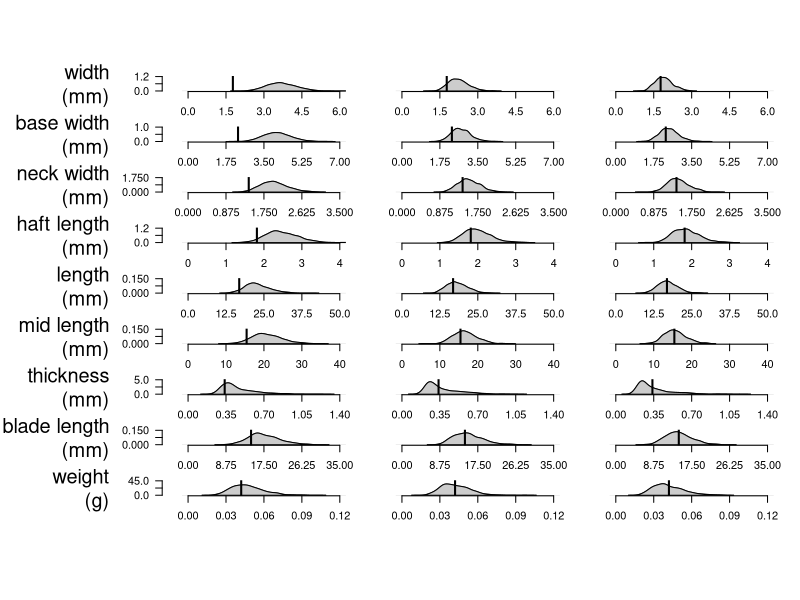

Write R code to recreate this figure.
## ---- chunk 1
knitr::opts_chunk$set(echo = TRUE)
## ---- chunk 2
data <- read.csv("Garvey_data.csv", skip = 6) # modified by BM
str(data)
## ---- chunk 3

# Plot and simulation parameters

#######################

D <- data.frame(data$wash_width, data$wash_basewidth,
                data$wash_neck, data$wash_haftlength,
                data$wash_length, data$wash_midlength, 
                data$wash_thick, data$wash_bladelength, 
                data$wash_weight)

# set counter to # variables (i.e., # figure rows)
count <- c(1:9)       

# set the attribute-specific n.measures
n.measures <- c(162, 157,
                249, 227,
                136, 136,
                259, 135,
                87)

# y-axis panel plot labels
labs <- c("width\n(mm)", "base width\n(mm)",
          "neck width\n(mm)", "haft length\n(mm)",
          "length\n(mm)", "mid length\n(mm)",  
          "thickness\n(mm)", "blade length\n(mm)",
          "weight\n(g)")

## simulation parameters
set.seed(1212)            # set seed
n.houses       <- 100     # set number of houses at site
y              <- 1000    # set number of simulation runs

## plotting parameters
col.density   <- "gray80"   # set density color
col.outline   <- "gray20"   # set density outline color
col.mean      <- "black"    # set col for mean of arch sample
cex.ylab      <- 1.2        # set y-axis label size
cex.ylabtick  <- 1.1        # set y-axis tick label size
cex.xlabtick  <- 1.1        # set x-axis tick label size

x.lim2   <- c(6, 7,         # set x limit for each plot
              3.5, 4,       # (this also affects tick mark placement)
              50, 40,
              1.4, 35,
              0.12)

y.lim2   <- c(1.2, 1,       # set y limit for each plot
              1.75, 1.2,    
              0.15, 0.15,
              5, 0.15,
              45)

###############################

# The plot:

pdf(file="Garvey_Figure3.pdf", 
    height = 12, width = 12)

par(mfcol = c(length(count), 3))
par(oma = c (6, 10, 5, 2))

# column 1 (SD = 0.1)

for(x in count) {   # looping procedure for each plotting pannel

SD       <- 0.1    # set standard deviation multiplier for random draws 
d        <- na.omit(D[, x])     # select the data set to sample
N        <- n.measures[x]       # select the appropriate n.measures

metadig   <- NULL  #create empty vector to hold digs
var.Kdigs <- NULL  #create empty vector to hold variances
cv.Kdigs  <- NULL  #create empty vector to hold CVs

for(i in 1:y) {    # "master" loop that  repeats
                   # "archaeological sampling"" from 
                   # "generational learning sample"" one thousand times

    all.houses <-  NULL         # create an empty vector to hold results
    
    for(j in 1:n.houses) {       #loop through all houses       

               house.seed <- sample(d, 1, replace = TRUE)   
               house.g1 <- rnorm(4, mean = house.seed, 
                                 sd = SD * mean(house.seed)) 
               house.g2 <- rnorm(4, mean = mean(house.g1), 
                                 sd = SD * mean(house.g1)) 
               house.g3 <- rnorm(4, mean = mean(house.g2), 
                                 sd = SD * mean(house.g2))
               house.g4 <- rnorm(4, mean = mean(house.g3), 
                                 sd = SD * mean(house.g3))
               total.house.sample <- as.vector(c(house.g1,
                                                  house.g2,
                                                  house.g3,
                                                  house.g4))
           all.houses <- c(total.house.sample, all.houses)
          
        }
           dig <- sample(all.houses, N, replace = TRUE)
           metadig <- c(metadig, dig)
           var.Kdigs <- c(var(dig), var.Kdigs)
           cv.Kdigs <- c(sd(dig)/mean(dig), cv.Kdigs)
}

#plotting
dp.md <- density(var.Kdigs)
par(mai = c(0.25, 0.5, 0.1, 0))

plot(dp.md, col = col.outline, bty = 'n',
     main = "", xlab = "", ylab = "",
     xlim = c (0, x.lim2[x]),
     ylim = c (0, y.lim2[x]),
     xaxt = "n", yaxt = "n")

axis(1, at = c(0, 0.25 * x.lim2[x],
               0.5 * x.lim2[x], 0.75 * x.lim2[x],
               x.lim2[x]),
     cex = cex.xlabtick)

# alternative, with only 3 x-axis ticks
# axis(1, at = c(0, 0.5 * x.lim2[x],
#                x.lim2[x]),
#      cex = cex.xlabtick)

axis(2, at = c(0, 0.5 * y.lim2[x],
               y.lim2[x]),
     line = 1.5, las = 2,
     cex = cex.ylabtick)

polygon(dp.md, col = col.density)
abline(v = var(d), col = col.mean, lwd = 2)
mtext (text = labs[x], side = 2, 
       las = 1, line = 5.5,
       cex = 1.2, outer = FALSE)

}

mtext (text = "A. CV = 10%", side = 3, 
       las = 1, line = 73,
       cex = 1.5, outer = FALSE)


# column 2 (CV = 5%)

for(x in count) {   # looping procedure for each plotting pannel

SD       <- 0.05    # set standard deviation multiplier for random draws 
d        <- na.omit(D[, x])     # select the data set to sample
N        <- n.measures[x]       # select the appropriate n.measures

metadig   <- NULL  #create empty vector to hold digs
var.Kdigs <- NULL  #create empty vector to hold variances
cv.Kdigs  <- NULL  #create empty vector to hold CVs

for(i in 1:y) {    # "master" loop that should repeat
                   # "archaeological sampling"" from 
                   # "generational learning sample"" one thousand times

    all.houses <-  NULL         # create an empty vector to hold results
    
    for(j in 1:n.houses) {       #loop through all houses       

               house.seed <- sample(d, 1, replace = TRUE)   
               house.g1 <- rnorm(4, mean = house.seed, 
                                 sd = SD * mean(house.seed)) 
               house.g2 <- rnorm(4, mean = mean(house.g1), 
                                 sd = SD * mean(house.g1)) 
               house.g3 <- rnorm(4, mean = mean(house.g2), 
                                 sd = SD * mean(house.g2))
               house.g4 <- rnorm(4, mean = mean(house.g3), 
                                 sd = SD * mean(house.g3))
               total.house.sample <- as.vector(c(house.g1,
                                                  house.g2,
                                                  house.g3,
                                                  house.g4))
           all.houses <- c(total.house.sample, all.houses)
          
        }
           dig <- sample(all.houses, N, replace = TRUE)
           metadig <- c(metadig, dig)
           var.Kdigs <- c(var(dig), var.Kdigs)
           cv.Kdigs <- c(sd(dig)/mean(dig), cv.Kdigs)
}

#plotting
dp.md <- density(var.Kdigs)
par(mai = c(0.25, 0.5, 0.1, 0))

plot(dp.md, col = col.outline, bty = 'n',
     main = "", xlab = "", ylab = "",
     xlim = c (0, x.lim2[x]),
     ylim = c (0, y.lim2[x]),
     xaxt = "n", yaxt = "n")

axis(1, at = c(0, 0.25 * x.lim2[x],
               0.5 * x.lim2[x], 0.75 * x.lim2[x],
               x.lim2[x]),
     cex = cex.xlabtick)


polygon(dp.md, col = col.density)
abline(v = var(d), col = col.mean, lwd = 2)

}

mtext (text = "B. CV = 5%", side = 3, 
       las = 1, line = 73,
       cex = 1.5, outer = FALSE)


# column 3 (CV = 3%)

for(x in count) {   # looping procedure for each plotting pannel

SD       <- 0.03    # set standard deviation multiplier for random draws 
d        <- na.omit(D[, x])     # select the data set to sample
N        <- n.measures[x]       # select the appropriate n.measures

metadig   <- NULL  #create empty vector to hold digs
var.Kdigs <- NULL  #create empty vector to hold variances
cv.Kdigs  <- NULL  #create empty vector to hold CVs

for(i in 1:y) {    # "master" loop that should repeat
                   # "archaeological sampling"" from 
                   # "generational learning sample"" one thousand times

    all.houses <-  NULL         # create an empty vector to hold results
    
    for(j in 1:n.houses) {       #loop through all houses       

               house.seed <- sample(d, 1, replace = TRUE)   
               house.g1 <- rnorm(4, mean = house.seed, 
                                 sd = SD * mean(house.seed)) 
               house.g2 <- rnorm(4, mean = mean(house.g1), 
                                 sd = SD * mean(house.g1)) 
               house.g3 <- rnorm(4, mean = mean(house.g2), 
                                 sd = SD * mean(house.g2))
               house.g4 <- rnorm(4, mean = mean(house.g3), 
                                 sd = SD * mean(house.g3))
               total.house.sample <- as.vector(c(house.g1,
                                                  house.g2,
                                                  house.g3,
                                                  house.g4))
           all.houses <- c(total.house.sample, all.houses)
          
        }
           dig <- sample(all.houses, N, replace = TRUE)
           metadig <- c(metadig, dig)
           var.Kdigs <- c(var(dig), var.Kdigs)
           cv.Kdigs <- c(sd(dig)/mean(dig), cv.Kdigs)
}

#plotting
dp.md <- density(var.Kdigs)
par(mai = c(0.25, 0.5, 0.1, 0))

plot(dp.md, col = col.outline, bty = 'n',
     main = "", xlab = "", ylab = "",
     xlim = c (0, x.lim2[x]),
     ylim = c (0, y.lim2[x]),
     xaxt = "n", yaxt = "n")

axis(1, at = c(0, 0.25 * x.lim2[x],
               0.5 * x.lim2[x], 0.75 * x.lim2[x],
               x.lim2[x]),
     cex = cex.xlabtick)

polygon(dp.md, col = col.density)
abline(v = var(d), col = col.mean, lwd = 2)

}

mtext (text = "C. CV = 3%", side = 3, 
       las = 1, line = 73,
       cex = 1.5, outer = FALSE)


dev.off()
